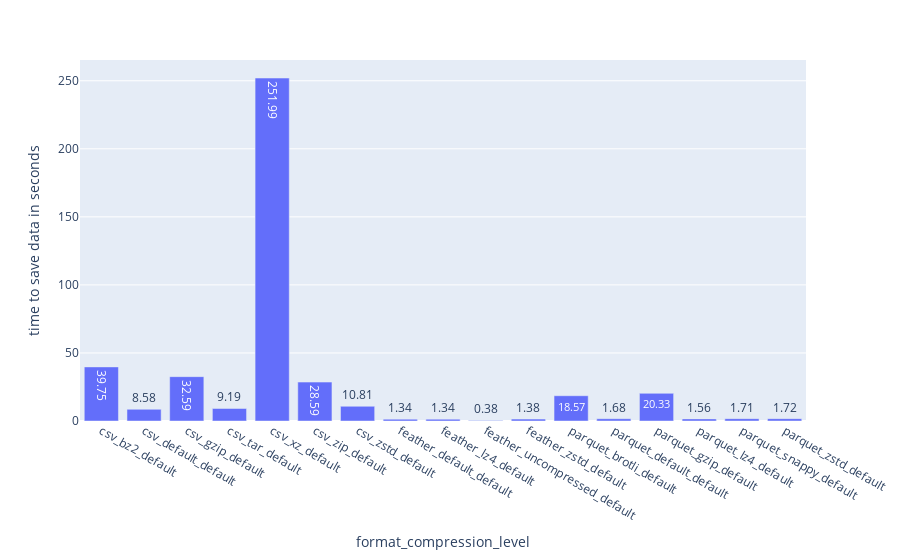

Source (notebook cell):
### Markdown cell above
## Insights

- best compression has
  - bz2
  - xz
  - brotli

## Next Steps

- check save times
- check read times

### Code cell
fig = px.bar(df_default_cl, x="method_compression_with_level", y="save_time", text_auto=True,
             labels={"save_time": "time to save data in seconds",
                     "method_compression_with_level": "format_compression_level"},)
fig.show()
fig.write_image("./plots_category/pandas_ff_bar_save_time.svg")

### Figure 1 — Plotly figure (JSON) as saved in the notebook; plotly's stock layout.template omitted (floating-point values rounded to 4 significant figures)
{"data": [{"alignmentgroup": "True", "hovertemplate": "format_compression_level=%{x}<br>time to save data in seconds=%{y}<extra></extra>", "legendgroup": "", "marker": {"color": "#636efa", "pattern": {"shape": ""}}, "name": "", "offsetgroup": "", "orientation": "v", "showlegend": false, "textposition": "auto", "texttemplate": "%{y}", "type": "bar", "x": ["csv_bz2_default", "csv_default_default", "csv_gzip_default", "csv_tar_default", "csv_xz_default", "csv_zip_default", "csv_zstd_default", "feather_default_default", "feather_lz4_default", "feather_uncompressed_default", "feather_zstd_default", "parquet_brotli_default", "parquet_default_default", "parquet_gzip_default", "parquet_lz4_default", "parquet_snappy_default", "parquet_zstd_default"], "xaxis": "x", "y": [39.75, 8.58, 32.59, 9.19, 252.0, 28.59, 10.81, 1.34, 1.34, 0.38, 1.38, 18.57, 1.68, 20.33, 1.56, 1.71, 1.72], "yaxis": "y"}], "layout": {"barmode": "relative", "legend": {"tracegroupgap": 0}, "margin": {"t": 60}, "xaxis": {"anchor": "y", "domain": [0, 1], "title": {"text": "format_compression_level"}}, "yaxis": {"anchor": "x", "domain": [0, 1], "title": {"text": "time to save data in seconds"}}}}
